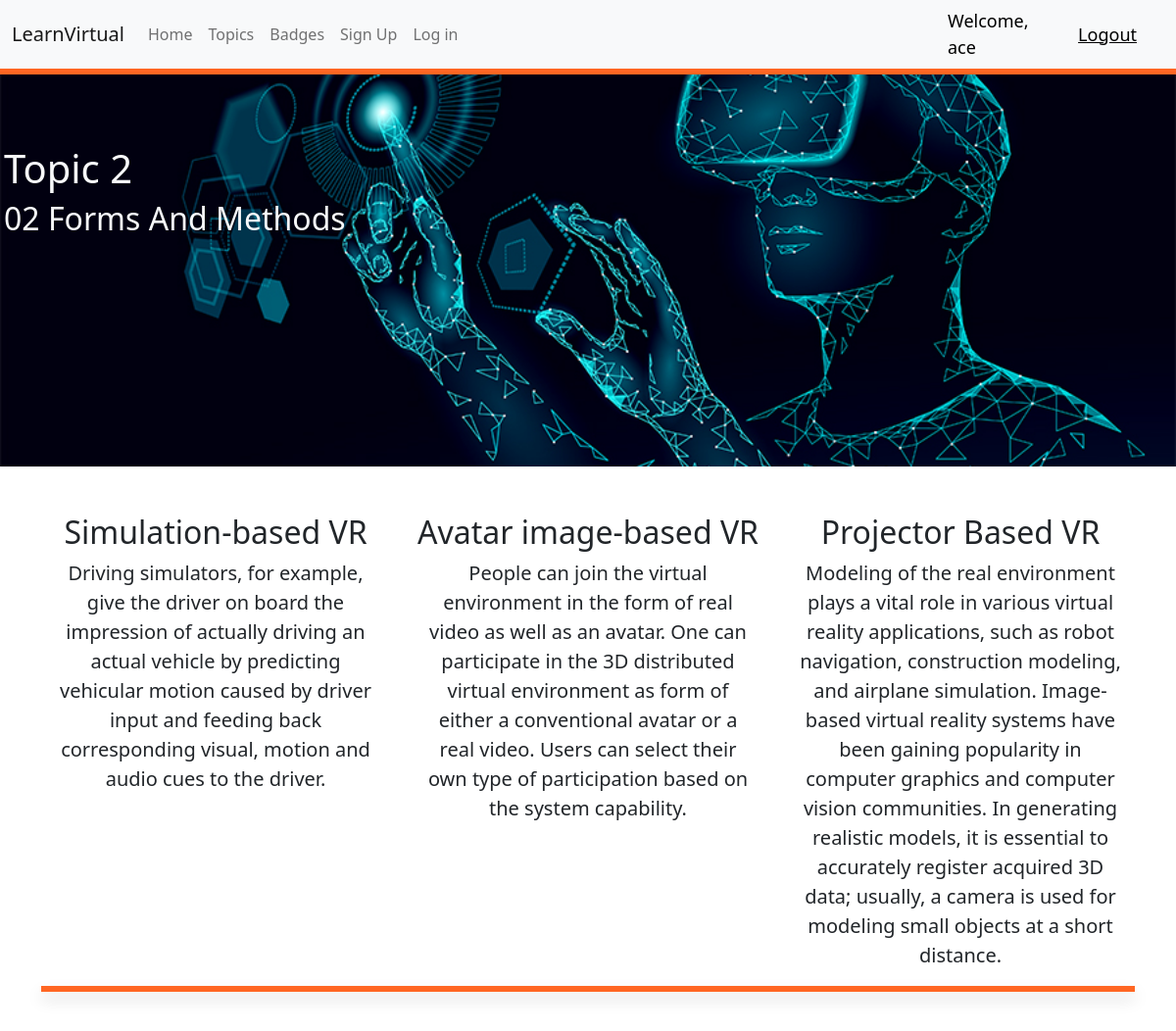
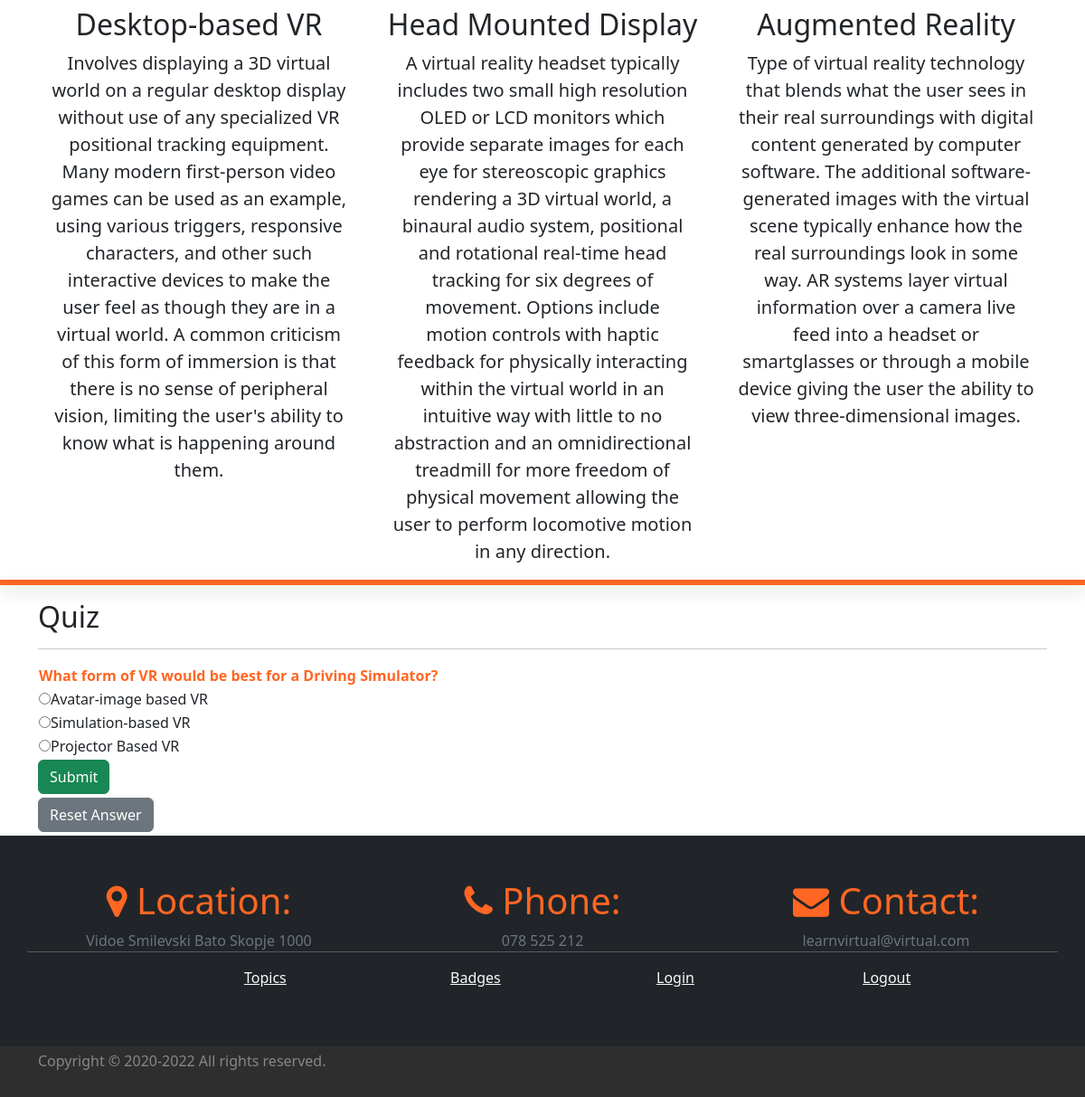
/topic2/ (signed in), run on the app's committed database (2 pictures, top to bottom).
### final_app/models.py (models this page shows, shortened)
class Quiz(models.Model):
    Question = models.CharField(max_length=100)
    Option1 = models.CharField(max_length=100)
    Option2 = models.CharField(max_length=100)
    Option3 = models.CharField(max_length=100)
    CorrectAnswer = models.CharField(max_length=100)

### final_app/views.py (the view, shortened to what this page needs)
# urls.py: path('topic2/' , topic2 ,name='topic2' ),
def topic2(request):
    queryset=Quiz.objects.filter(Question='What form of VR would be best for a Driving Simulator?')
    context={"questions": queryset,}
    return render(request, 'topic2.html', context=context)

### final_app/Templates/topic2.html (shortened to what this page needs)
<!doctype html>
<html lang="en">
  <head>
    <link rel="stylesheet" href="https://cdnjs.cloudflare.com/ajax/libs/font-awesome/4.7.0/css/font-awesome.min.css">
    <link href="https://cdn.jsdelivr.net/npm/bootstrap@5.2.0-beta1/dist/css/bootstrap.min.css" rel="stylesheet">
  </head>
  <body>
    <nav class="navbar navbar-expand-lg bg-light">
        <div class="container-fluid">
          <a class="navbar-brand" href="{% url 'index' %}">LearnVirtual</a>
          <div class="collapse navbar-collapse" id="navbarNav">
            <ul class="navbar-nav">
              <li class="nav-item">
                <a class="nav-link"  href="{% url 'index' %}">Home</a>
              </li>
              <li class="nav-item">
                <a class="nav-link" href="{% url 'topics' %}">Topics</a>
              </li>
              {% if request.user.is_authenticated %}
              <li class="nav-item">
                <a class="nav-link" href="{% url 'badges' %}">Badges</a>
              </li>
              {% endif %}
              <li class="nav-item">
                <a class="nav-link" href="{% url 'register' %}">Sign Up</a>
              </li>
              <li class="nav-item">
                <a class="nav-link" href="{% url 'login' %}">Log in</a>
              </li>
            </ul>
          </div>
        </div>
        {% if request.user.is_authenticated %}
        <span class="hello-msg">Welcome, {{request.user}}</span>
        <span><a class="hello-msg" href="{% url 'logout' %}">Logout</a></span>
        {% endif %}
      </nav>
      <div class="section-divider shadow"> </div>
      <section id="hero">
        <div>
          <div class="margin-fix">
            <h1 class="text-light text-start ms-1">Topic 2</h1>
            <h2 class="text-light text-start ms-1">02 Forms And Methods</h2>
          </div>
        </div>
      </section>
      <div class="container text-center">
        <div class="row mt-5">
                <div class="col-4">
                    <h2>Simulation-based VR</h2>
                    <p class="text-dark container lead">Driving simulators, for example, give the driver on board the impression of actually driving an actual vehicle by predicting vehicular motion caused by driver input and feeding back corresponding visual, motion and audio cues to the driver.</p>
                  </div>
                  <div class="col-4">
                    <h2>Avatar image-based VR</h2>
                    <p class="text-dark container lead">People can join the virtual environment in the form of real video as well as an avatar. One can participate in the 3D distributed virtual environment as form of either a conventional avatar or a real video. Users can select their own type of participation based on the system capability.</p>
                  </div>
                  <div class="col-4">
                    <h2>Projector Based VR</h2>
                    <p class="text-dark container lead">Modeling of the real environment plays a vital role in various virtual reality applications, such as robot navigation, construction modeling, and airplane simulation. Image-based virtual reality systems have been gaining popularity in computer graphics and computer vision communities. In generating realistic models, it is essential to accurately register acquired 3D data; usually, a camera is used for modeling small objects at a short distance.</p>
                  </div>
        </div>
        <div class="section-divider shadow"> </div>
        <div class="row mt-5">
            <div class="col-4">
                <h2>Desktop-based VR</h2>
                <p class="text-dark container lead">Involves displaying a 3D virtual world on a regular desktop display without use of any specialized VR positional tracking equipment. Many modern first-person video games can be used as an example, using various triggers, responsive characters, and other such interactive devices to make the user feel as though they are in a virtual world. A common criticism of this form of immersion is that there is no sense of peripheral vision, limiting the user's ability to know what is happening around them.</p>
              </div>
              <div class="col-4">
                <h2>Head Mounted Display</h2>
                <p class="text-dark container lead">A virtual reality headset typically includes two small high resolution OLED or LCD monitors which provide separate images for each eye for stereoscopic graphics rendering a 3D virtual world, a binaural audio system, positional and rotational real-time head tracking for six degrees of movement. Options include motion controls with haptic feedback for physically interacting within the virtual world in an intuitive way with little to no abstraction and an omnidirectional treadmill for more freedom of physical movement allowing the user to perform locomotive motion in any direction.</p>
              </div>
              <div class="col-4">
                <h2>Augmented Reality</h2>
                <p class="text-dark container lead">Type of virtual reality technology that blends what the user sees in their real surroundings with digital content generated by computer software. The additional software-generated images with the virtual scene typically enhance how the real surroundings look in some way. AR systems layer virtual information over a camera live feed into a headset or smartglasses or through a mobile device giving the user the ability to view three-dimensional images.</p>
              </div>
        </div>
      </div>
      <div class="section-divider shadow"> </div>
      {% if request.user.is_authenticated %}
      <div class="container">
        <h2 class="mt-3">Quiz</h2>
        <hr>
        <div>
          <form method="POST">
            {% for i in questions %}
            <table>
                <tr>
                    <td class="question-color">{{i.Question}}</td>
                </tr>
                <tr>
                    <td><input type="radio" class="rb" name=option1 id="Option1" value="{{i.Option1}}">{{i.Option1}}</td>
                </tr>
                <tr>
                    <td><input type="radio" class="rb" name=option2 id="Option2" value="{{i.Option2}}">{{i.Option2}}</td>
                </tr>
                <tr>
                    <td><input type="radio" class="rb" name=option3 id="Option3" value="{{i.Option3}}">{{i.Option3}}</td>
                </tr>
                <tr>
                    <td><label id="CorrectAnswer" class="rb" style="display: none;"></label></td>
                </tr>
            </table>
            {% endfor %}
            <input type="submit" class="btn btn-success mb-1" value="Submit" id="b1">
            <form>
              <br>
              <button id="resetbtn" class="btn btn-secondary mb-1" type="button">Reset Answer</button>
            <br>
        </div>
      </div>
      {% endif %}
      <footer class=" py-5 bg-dark text-light">
        <div class="container">
          <div class="row  ">
            <div class="col-lg-4 text-center">
              <h1 class="color1"> <i class="fa fa-map-marker color1" aria-hidden="true"></i> Location:</h1>
              <span class="text-secondary">Vidoe Smilevski Bato Skopje 1000</span>
            </div>
            <div class="col-lg-4 text-center">
              <h1 class="color1"> <i class="fa fa-phone color1"></i> Phone:</h1>
              <span class="text-secondary">078 525 212</span>
            </div>
            <div class="col-lg-4 text-center">
              <h1 class="color1"> <i class="fa fa-envelope color1"></i> Contact:</h1>
              <span class="text-secondary">learnvirtual@virtual.com</span>
            </div>
          <hr class="custom-hr">
            <div class="col-12 col-md">
            </div>
            <div class="col-6 col-md">
              <ul class="list-unstyled text-small">
                <li><a class="text-light" href="{% url 'topics' %}">Topics</a></li>
              </ul>
            </div>
            {% if request.user.is_authenticated %}
            <div class="col-6 col-md ">
              <ul class="list-unstyled text-small">
                <li><a class="text-light" href="{% url 'badges' %}">Badges</a></li>
              </ul>
            </div>
            {% endif %}
            <div class="col-6 col-md ">
              <ul class="list-unstyled text-small">
                <li><a class="text-light" href="{% url 'login' %}">Login</a></li>
              </ul>
            </div>
            {% if request.user.is_authenticated %}
            <div class="col-6 col-md ">
              <ul class="list-unstyled text-small">
                <li><a class="text-light" href="{% url 'logout' %}">Logout</a></li>
              </ul>
            </div>
            {% endif %}
          </div>
        </div>
      </footer>
      <div class="color2 footer-margin">
        <div class="container">
          <p class="color3 py-1">Copyright &copy; 2020-2022 All rights reserved.</p>
        </div>
      </div>
  </body>
</html>

### final_app/Templates/topic2.html (style rules this page uses)
.hello-msg { font-size: 18px; color: black; margin-right: 40px ; }
#hero { height: 50vh; background-image: url("/data/cover_images/img_170999__augmentedreality_bg.jpg"); background-color: #2e2e2e!important; background-size: cover; background-position: center; }
.section-divider { padding: 3px 0; background-color: #FF6623; }
.margin-fix { padding-top: 9vh; }
.color1 { color: #FF6623; }
.color3 { color: #878787; }
.color2 { background-color: #2e2e2e; }
.footer-margin { padding-bottom: 1vh; }
.question-color { color: #FF6623; font-weight: bold; }

### data on the page
Quiz: Question "What form of VR would be best for a Driving Simulator?", Option1 "Avatar-image based VR", Option2 "Simulation-based VR", Option3 "Projector Based VR"

### other printed values
{{ request.user }} "ace"
